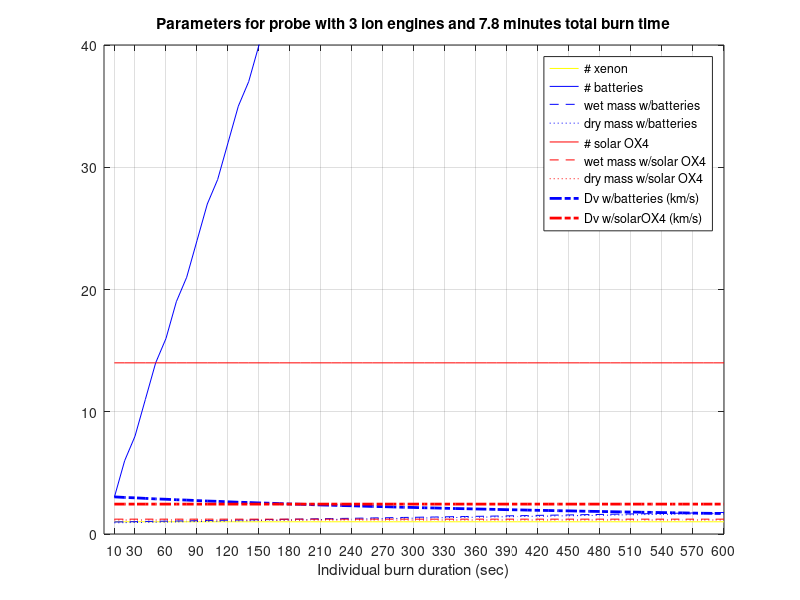
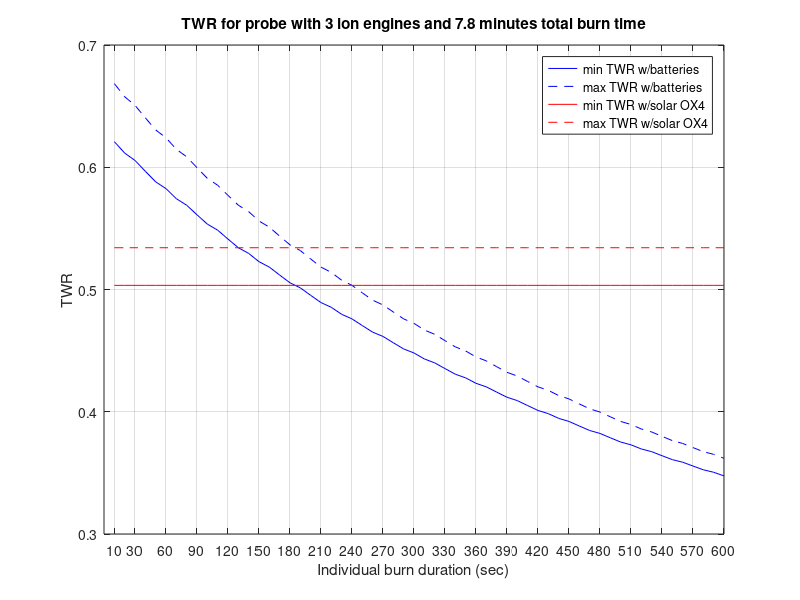

These charts were generated, in order, by the following MATLAB code:
%%%%%%%%%%%%%%%%%%%%%%%%%%%%%%%%%%%%%%%%%%%%%%%%%%%%%%%%%%%%%%%%%%%%%%%%
%
% Produces chart(s) for KSP's (0.24.2) Ion Engine.
%
% Motivation: I wanted to know under which conditions it is better to run
% the ion engine(s) off batteries rather than huge solar cell arrays, and
% slowly recharge batteries in between burns with very few solar cells. 
%
% Author: Kay Steinkamp, Sep 2014
%
%%%%%%%%%%%%%%%%%%%%%%%%%%%%%%%%%%%%%%%%%%%%%%%%%%%%%%%%%%%%%%%%%%%%%%%%

% Specs as of 0.24.2
% -------------------------------------------------------
IonEngine.thrust = 2;
IonEngine.mass = 0.25;
IonEngine.TWR = IonEngine.thrust/IonEngine.mass/9.81;
IonEngine.XpS = 0.485;
IonEngine.EpS = 8.729;
IonEngine.Isp = 4200;

Xenon.wetmass = 0.12;
Xenon.amount = 700;
Xenon.drymass = 0.05;

Battery.E = 100;
Battery.mass = 0.005;
Battery.EWR = Battery.E/Battery.mass;
Battery.Note = 'All batteries have the same Energy-to-Weight Ratio';

Solar.XL.mass = 0.35;
Solar.XL.EpS = 18;
Solar.XL.EpWS = Solar.XL.EpS/Solar.XL.mass;

Solar.OX4.mass = 0.0175;
Solar.OX4.EpS = 2;
Solar.OX4.EpWS = Solar.OX4.EpS/Solar.OX4.mass;

Solar.OXstat.mass = 0.005;
Solar.OXstat.EpS = 0.75;
Solar.OXstat.EpWS = Solar.OXstat.EpS/Solar.OXstat.mass;

Probe.mass = 0.04 + 3*0.015 + 3*0.005; 
Probe.EpS = 1.7/60;
Probe.Note = 'OKTO2; 3 LT-5 micro landing struts; 3 solar OXstat';

% Set space probe parameters
% -------------------------------------------------------
Nengine = 3;         % number of ion engines
TotBurn = 0.13*60*60;   % total burn time (sec)
IndBurn = 10:10:600; % max duration of individual burns (sec)

% Calculate parameters
% -------------------------------------------------------
IndEnergy = IndBurn.*(Probe.EpS + Nengine*IonEngine.EpS);

N.xenon = ceil(TotBurn*Nengine*IonEngine.XpS/Xenon.amount);
N.battery = ceil(IndEnergy./Battery.E);
% N.solarXL = ceil(IndEnergy./IndBurn/Solar.XL.EpS);
N.solarOX4 = ceil(IndEnergy./IndBurn/Solar.OX4.EpS);
% N.solarOXstat = ceil(IndEnergy./IndBurn/Solar.OXstat.EpS);

Mass.engine = Nengine*IonEngine.mass;
Mass.battery = N.battery*Battery.mass;
% Mass.solarXL = IndEnergy./IndBurn/Solar.XL.EpWS;
Mass.solarOX4 = N.solarOX4*Solar.OX4.mass;
% Mass.solarOXstat = IndEnergy./IndBurn/Solar.OXstat.EpWS;

Wetmass.battery = Probe.mass + Mass.engine + Mass.battery + N.xenon*Xenon.wetmass;
Wetmass.solarOX4 = Probe.mass + Mass.engine + Mass.solarOX4 + N.xenon*Xenon.wetmass;
Drymass.battery = Probe.mass + Mass.engine + Mass.battery + N.xenon*Xenon.drymass;
Drymass.solarOX4 = Probe.mass + Mass.engine + Mass.solarOX4 + N.xenon*Xenon.drymass;

TWRmin.battery = Nengine*IonEngine.thrust./Wetmass.battery/9.81;
TWRmin.solarOX4 = Nengine*IonEngine.thrust./Wetmass.solarOX4/9.81;
TWRmax.battery = Nengine*IonEngine.thrust./Drymass.battery/9.81;
TWRmax.solarOX4 = Nengine*IonEngine.thrust./Drymass.solarOX4/9.81;

Dv.battery = log(Wetmass.battery./Drymass.battery)*IonEngine.Isp*9.81;
Dv.solarOX4 = log(Wetmass.solarOX4./Drymass.solarOX4)*IonEngine.Isp*9.81;


% Chart 1 - probe parameters
% -------------------------------------------------------
figure('position',[0 0 800 500])
plot(IndBurn,repmat(N.xenon,size(IndBurn)),'y'); hold on
plot(IndBurn,N.battery,'b');
plot(IndBurn,Wetmass.battery,'b--');
plot(IndBurn,Drymass.battery,'b:');
plot(IndBurn,N.solarOX4,'r');
plot(IndBurn,Wetmass.solarOX4,'r--');
plot(IndBurn,Drymass.solarOX4,'r:');
% plot(IndBurn,N.solarOXstat,'r');
% plot(IndBurn,N.solarXL,'c');
plot(IndBurn,Dv.battery/1000,'b-.','linewidth',2)
plot(IndBurn,Dv.solarOX4/1000,'r-.','linewidth',2)
set(gca,'xtick',IndBurn([1 3:3:end]),'ylim',[0 40]);grid on
xlabel('Individual burn duration (sec)')
title(['Parameters for probe with ' num2str(Nengine) ' ion engines and ' num2str(TotBurn/60) ' minutes total burn time'])
% legend('# xenon','# batteries','# solar XL','# solar OX4','# solar OXstat')
legend('# xenon','# batteries','wet mass w/batteries','dry mass w/batteries',...
    '# solar OX4','wet mass w/solar OX4','dry mass w/solar OX4','Dv w/batteries (km/s)','Dv w/solarOX4 (km/s)')


% Chart 2 - maximum achievable TWR ("Where can we land?")
% -------------------------------------------------------
% Individual burns of 10 seconds to 10 minutes; 
% -> TWR for a probe running off batteries vs. solar (full throttle) 
% -------------------------------------------------------
figure('position',[100 100 800 500])
plot(IndBurn,TWRmin.battery,'b'); hold on
plot(IndBurn,TWRmax.battery,'b--'); hold on
% plot(IndBurn,TWRmin.solarXL,'c');
plot(IndBurn,TWRmin.solarOX4,'r');
plot(IndBurn,TWRmax.solarOX4,'r--');
% plot(IndBurn,TWRmin.solarOXstat,'r');
set(gca,'xtick',IndBurn([1 3:3:end]));grid on
xlabel('Individual burn duration (sec)')
ylabel('TWR')
title(['TWR for probe with ' num2str(Nengine) ' ion engines and ' num2str(TotBurn/60) ' minutes total burn time'])
legend('min TWR w/batteries','max TWR w/batteries','min TWR w/solar OX4','max TWR w/solar OX4')



%%%%%%%%%%%%%%%%%%%%%%%%%%%%%%%%%%%%%%%%%%%%%%%%%%%%%%%%%%%%%%%%%%%%%%%%